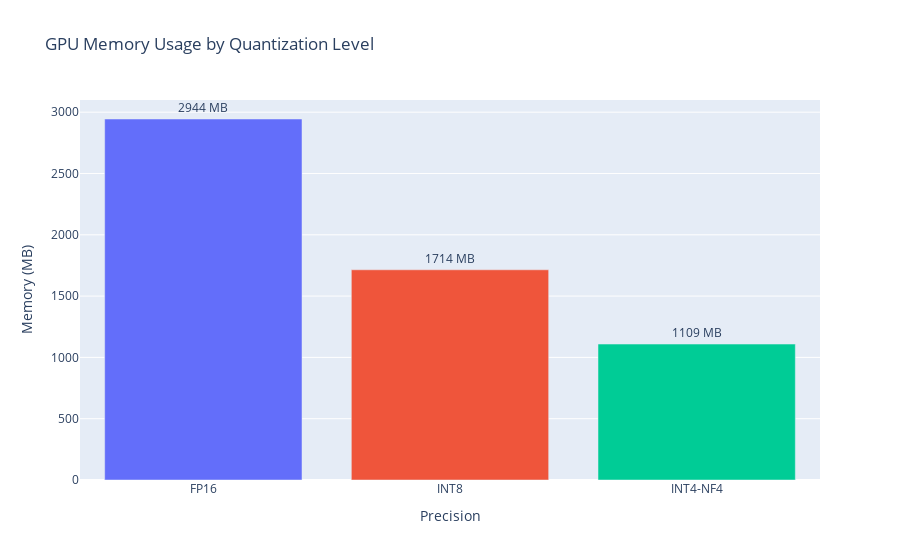

Here is the notebook cell this chart was saved with:
### Code cell
# Summary: Memory Comparison
print("=" * 60)
print("Memory Comparison Summary")
print("=" * 60)

fp16_mem = load_results["FP16"].memory_mb

summary_data = []
for name, result in load_results.items():
    bits = {"FP16": 16, "INT8": 8, "INT4-NF4": 4}.get(name, 16)
    summary_data.append({
        "Precision": name,
        "Bits": bits,
        "Memory (MB)": result.memory_mb,
        "Load Time (s)": result.load_time_seconds,
        "Compression": f"{fp16_mem / result.memory_mb:.1f}x",
    })

df_memory = pd.DataFrame(summary_data)
display(df_memory)

# Bar chart
fig = px.bar(
    df_memory,
    x="Precision",
    y="Memory (MB)",
    title="GPU Memory Usage by Quantization Level",
    text="Memory (MB)",
    color="Precision",
)
fig.update_traces(texttemplate="%{text:.0f} MB", textposition="outside")
fig.update_layout(showlegend=False)
fig.show()

### Figure 1 — Plotly figure (JSON) as saved in the notebook; plotly's stock layout.template omitted (floating-point values rounded to 4 significant figures)
{"data": [{"hovertemplate": "Precision=%{x}<br>Memory (MB)=%{text}<extra></extra>", "legendgroup": "FP16", "marker": {"color": "#636efa", "pattern": {"shape": ""}}, "name": "FP16", "orientation": "v", "showlegend": true, "text": [2944.0], "textposition": "outside", "texttemplate": "%{text:.0f} MB", "type": "bar", "x": ["FP16"], "xaxis": "x", "y": [2944.0], "yaxis": "y"}, {"hovertemplate": "Precision=%{x}<br>Memory (MB)=%{text}<extra></extra>", "legendgroup": "INT8", "marker": {"color": "#EF553B", "pattern": {"shape": ""}}, "name": "INT8", "orientation": "v", "showlegend": true, "text": [1714.0], "textposition": "outside", "texttemplate": "%{text:.0f} MB", "type": "bar", "x": ["INT8"], "xaxis": "x", "y": [1714.0], "yaxis": "y"}, {"hovertemplate": "Precision=%{x}<br>Memory (MB)=%{text}<extra></extra>", "legendgroup": "INT4-NF4", "marker": {"color": "#00cc96", "pattern": {"shape": ""}}, "name": "INT4-NF4", "orientation": "v", "showlegend": true, "text": [1109.0], "textposition": "outside", "texttemplate": "%{text:.0f} MB", "type": "bar", "x": ["INT4-NF4"], "xaxis": "x", "y": [1109.0], "yaxis": "y"}], "layout": {"barmode": "relative", "legend": {"title": {"text": "Precision"}, "tracegroupgap": 0}, "showlegend": false, "title": {"text": "GPU Memory Usage by Quantization Level"}, "xaxis": {"anchor": "y", "categoryarray": ["FP16", "INT8", "INT4-NF4"], "categoryorder": "array", "domain": [0, 1], "title": {"text": "Precision"}}, "yaxis": {"anchor": "x", "domain": [0, 1], "title": {"text": "Memory (MB)"}}}}
